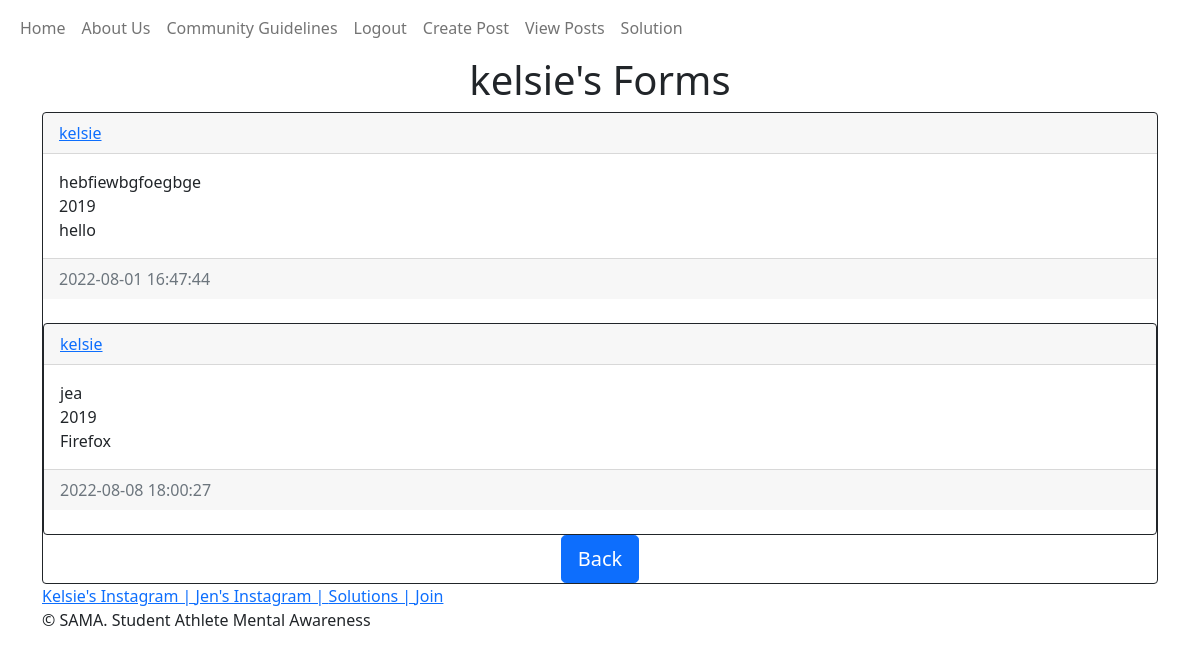
Page /posts/kelsie (signed in) on the committed database.
### website/models.py (models this page shows)
class User(db.Model, UserMixin):
    id = db.Column(db.Integer, primary_key=True)
    email = db.Column(db.String(150), unique=True)
    username = db.Column(db.String(150), unique=True)
    password = db.Column(db.String(150))
    date_created = db.Column(db.DateTime(timezone=True), default=func.now())
    posts = db.relationship('Post', backref='user', passive_deletes=True)

class Post(db.Model):
    id = db.Column(db.Integer, primary_key=True)
    text = db.Column(db.Text, nullable=False)
    categ = db.Column(db.Text, nullable=True)
    browser = db.Column(db.Text, nullable=True)
    date_created = db.Column(db.DateTime(timezone=True), default=func.now())
    author = db.Column(db.Integer, db.ForeignKey('user.id', ondelete="CASCADE"), nullable=False)

### website/views.py (the view)
@views.route("/posts/<username>")
@login_required
def posts(username):
    user = User.query.filter_by(username=username).first()
    if not user:
        flash('No user with that username exists.', category='error')
        return redirect(url_for('views.view_posts'))
    posts=Post.query.filter_by(author=user.id).all()
    return render_template("posts.html", user=current_user, posts=posts, username=username)

### website/__init__.py (called while the page is built)
def create_app():
    app = Flask(__name__)
    app.config['SECRET_KEY'] = "helloworld"
    app.config['SQLALCHEMY_DATABASE_URI'] = f'sqlite:///{DB_NAME}'
    db.init_app(app)
    from .views import views
    from .auth import auth
    app.register_blueprint(views, url_prefix="/")
    app.register_blueprint(auth, url_prefix="/")
    from .models import User, Post
    create_database(app)
    login_manager = LoginManager()
    login_manager.login_view = "auth.login"
    login_manager.init_app(app)
    @login_manager.user_loader
    def load_user(id):
        return User.query.get(int(id))
    return app

### website/templates/posts.html
{% extends "posts_div.html" %} {% block title %}{{username}}'s Forms{% endblock %} {% block header
%}{{username}}'s Forms {% endblock %}
{% block footer %}
<div class="post" align="center">
    <a href="/view_posts">
        <button type="button" class="btn btn-primary btn-lg">
            Back
        </button></a>
</div>
{%endblock %}

### website/templates/posts_div.html (shortened to what this page needs)
{% extends "base.html" %} {% block title %}Home{% endblock %} {% block content
%}
<h1 align="center">{% block header %}Posts{% endblock %}</h1>
<div id="posts">
    {% for post in posts %}
    <div class="card border-dark">
        <div class="card-header d-flex justify-content-between align-items-center">
            <a href="/posts/{{post.user.username}}">{{post.user.username}}</a>
        </div>
        <div class="card-body">
            <div class="card-text">{{post.text}}</div>
            <div class="card-text">{{post.categ}}</div>
            <div class="card-text">{{post.browser}}</div>
        </div>
        <div class="card-footer text-muted">
            {{post.date_created}}
        </div>
        <br/>
    {% endfor %}
    </div>
    {% block footer %}{% endblock %} {% endblock %}

### rows in the picture
User: username "kelsie"
Post: user.username "kelsie", text "hebfiewbgfoegbge", categ "2019", browser "hello", date_created "2022-08-01 16:47:44"
Post: user.username "kelsie", text "jea", categ "2019", browser "Firefox", date_created "2022-08-08 18:00:27"
